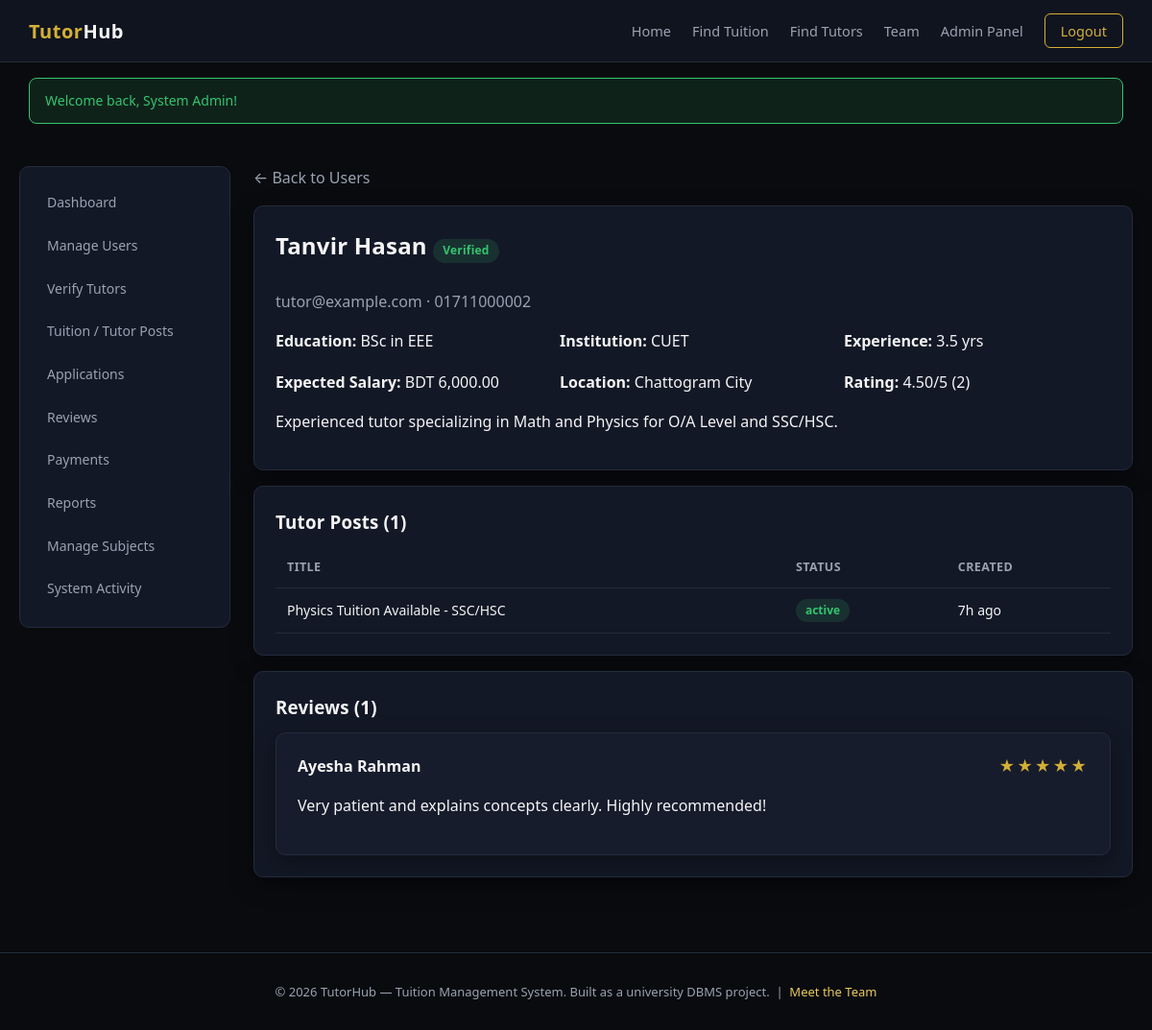
The app's page /admin/view_tutor.php?user_id=2 (signed in) with its own data.
### tables this page shows
CREATE TABLE tutor_profiles (
    tutor_profile_id INT AUTO_INCREMENT PRIMARY KEY,
    user_id INT NOT NULL UNIQUE,
    education VARCHAR(255),
    institution VARCHAR(150),
    experience_years DECIMAL(4,1) DEFAULT 0,
    expected_salary DECIMAL(10,2) DEFAULT 0,
    teaching_location VARCHAR(150),
    teaching_mode ENUM('online','offline','both') DEFAULT 'both',
    bio TEXT,
    is_profile_verified TINYINT(1) NOT NULL DEFAULT 0,
    avg_rating DECIMAL(3,2) DEFAULT 0,
    total_reviews INT DEFAULT 0,
    created_at TIMESTAMP DEFAULT CURRENT_TIMESTAMP,
    updated_at TIMESTAMP DEFAULT CURRENT_TIMESTAMP ON UPDATE CURRENT_TIMESTAMP,
    CONSTRAINT fk_tp_user FOREIGN KEY (user_id) REFERENCES users(user_id) ON DELETE CASCADE ON UPDATE CASCADE,
    INDEX idx_tp_rating (avg_rating),
    INDEX idx_tp_location (teaching_location)
);

CREATE TABLE users (
    user_id INT AUTO_INCREMENT PRIMARY KEY,
    full_name VARCHAR(120) NOT NULL,
    email VARCHAR(150) NOT NULL UNIQUE,
    password_hash VARCHAR(255) NOT NULL,
    phone VARCHAR(30),
    role ENUM('student','tutor','both','admin') NOT NULL DEFAULT 'student',
    gender ENUM('male','female','other') DEFAULT NULL,
    profile_photo VARCHAR(255) DEFAULT NULL,
    status ENUM('active','suspended') NOT NULL DEFAULT 'active',
    is_verified TINYINT(1) NOT NULL DEFAULT 0,
    created_at TIMESTAMP DEFAULT CURRENT_TIMESTAMP,
    updated_at TIMESTAMP DEFAULT CURRENT_TIMESTAMP ON UPDATE CURRENT_TIMESTAMP,
    INDEX idx_users_role (role),
    INDEX idx_users_status (status)
);

CREATE TABLE tutor_posts (
    tutor_post_id INT AUTO_INCREMENT PRIMARY KEY,
    tutor_profile_id INT NOT NULL,
    subject_id INT NOT NULL,
    title VARCHAR(160) NOT NULL,
    class_level VARCHAR(60),
    location VARCHAR(150),
    rate DECIMAL(10,2) DEFAULT 0,
    mode ENUM('online','offline','both') DEFAULT 'both',
    description TEXT,
    status ENUM('active','closed') NOT NULL DEFAULT 'active',
    created_at TIMESTAMP DEFAULT CURRENT_TIMESTAMP,
    updated_at TIMESTAMP DEFAULT CURRENT_TIMESTAMP ON UPDATE CURRENT_TIMESTAMP,
    CONSTRAINT fk_top_tutor FOREIGN KEY (tutor_profile_id) REFERENCES tutor_profiles(tutor_profile_id) ON DELETE CASCADE,
    CONSTRAINT fk_top_subject FOREIGN KEY (subject_id) REFERENCES subjects(subject_id) ON DELETE RESTRICT,
    INDEX idx_top_status (status),
    INDEX idx_top_location (location)
);

CREATE TABLE reviews (
    review_id INT AUTO_INCREMENT PRIMARY KEY,
    tuition_schedule_ref INT DEFAULT NULL,
    tuition_post_id INT NOT NULL,
    reviewer_user_id INT NOT NULL,
    reviewee_user_id INT NOT NULL,
    rating TINYINT NOT NULL,
    review_text TEXT,
    created_at TIMESTAMP DEFAULT CURRENT_TIMESTAMP,
    CONSTRAINT fk_rev_post FOREIGN KEY (tuition_post_id) REFERENCES tuition_posts(tuition_post_id) ON DELETE CASCADE,
    CONSTRAINT fk_rev_reviewer FOREIGN KEY (reviewer_user_id) REFERENCES users(user_id) ON DELETE CASCADE,
    CONSTRAINT fk_rev_reviewee FOREIGN KEY (reviewee_user_id) REFERENCES users(user_id) ON DELETE CASCADE,
    CONSTRAINT chk_rating CHECK (rating BETWEEN 1 AND 5),
    UNIQUE KEY uq_review_once (tuition_post_id, reviewer_user_id, reviewee_user_id)
);

### includes/functions.php (called while the page is built, shortened)
<?php
function e(string $value): string
{
    return htmlspecialchars($value, ENT_QUOTES, 'UTF-8');
}
function timeAgo(string $datetime): string
{
    $diff = time() - strtotime($datetime);
    if ($diff < 86400) return floor($diff / 3600) . 'h ago';
    return date('M j, Y', strtotime($datetime));
}
function money(float $amount): string
{
    return 'BDT ' . number_format($amount, 2);
}

### admin/view_tutor.php (the view, shortened to what this page needs)
<?php
$db = getDB();
$userId = (int) ($_GET['user_id'] ?? 0);
$profile = $db->prepare('SELECT tpf.*, u.full_name, u.email, u.phone, u.status FROM tutor_profiles tpf JOIN users u ON u.user_id = tpf.user_id WHERE tpf.user_id = ?');
$profile->execute([$userId]);
$profile = $profile->fetch();
$posts = $db->prepare('SELECT * FROM tutor_posts WHERE tutor_profile_id = ? ORDER BY created_at DESC');
$posts->execute([$profile['tutor_profile_id']]);
$posts = $posts->fetchAll();
$reviews = $db->prepare('SELECT r.*, u.full_name AS reviewer_name FROM reviews r JOIN users u ON u.user_id = r.reviewer_user_id WHERE r.reviewee_user_id = ? ORDER BY r.created_at DESC');
$reviews->execute([$userId]);
$reviews = $reviews->fetchAll();
include __DIR__ . '/../includes/header.php';
?>
<div class="dash-layout">
    <?php include __DIR__ . '/../includes/sidebar_admin.php'; ?>
    <div>
        <a href="<?= BASE_URL ?>/admin/users.php" class="text-muted">&larr; Back to Users</a>
        <div class="card mt-2">
            <div class="flex-between">
                <h2><?= e($profile['full_name']) ?> <?php if ($profile['is_profile_verified']): ?><span class="badge badge-active">Verified</span><?php else: ?><span class="badge badge-pending">Unverified</span><?php endif; ?></h2>
            </div>
            <p class="text-muted"><?= e($profile['email']) ?> &middot; <?= e($profile['phone'] ?? '') ?></p>
            <div class="grid grid-3 mt-2">
                <div><strong>Education:</strong> <?= e($profile['education'] ?? '-') ?></div>
                <div><strong>Institution:</strong> <?= e($profile['institution'] ?? '-') ?></div>
                <div><strong>Experience:</strong> <?= e($profile['experience_years']) ?> yrs</div>
                <div><strong>Expected Salary:</strong> <?= money($profile['expected_salary']) ?></div>
                <div><strong>Location:</strong> <?= e($profile['teaching_location'] ?? '-') ?></div>
                <div><strong>Rating:</strong> <?= e($profile['avg_rating']) ?>/5 (<?= (int)$profile['total_reviews'] ?>)</div>
            </div>
            <p class="mt-2"><?= nl2br(e($profile['bio'] ?? '')) ?></p>
        </div>
        <div class="card mt-2">
            <h3>Tutor Posts (<?= count($posts) ?>)</h3>
            <?php if (!$posts): ?><p class="empty-state">No posts.</p><?php else: ?>
            <table><tr><th>Title</th><th>Status</th><th>Created</th></tr>
                <?php foreach ($posts as $p): ?>
                <tr><td><?= e($p['title']) ?></td><td><span class="badge badge-<?= e($p['status']) ?>"><?= e($p['status']) ?></span></td><td><?= timeAgo($p['created_at']) ?></td></tr>
                <?php endforeach; ?>
            </table>
            <?php endif; ?>
        </div>
        <div class="card mt-2">
            <h3>Reviews (<?= count($reviews) ?>)</h3>
            <?php if (!$reviews): ?><p class="empty-state">No reviews.</p><?php else: ?>
                <?php foreach ($reviews as $r): ?>
                <div class="card" style="background:var(--bg-navy-light)">
                    <div class="flex-between"><strong><?= e($r['reviewer_name']) ?></strong><span class="rating-stars"><?= str_repeat('★',$r['rating']) . str_repeat('☆',5-$r['rating']) ?></span></div>
                    <p><?= nl2br(e($r['review_text'])) ?></p>
                </div>
                <?php endforeach; ?>
            <?php endif; ?>
        </div>
    </div>
</div>
<?php include __DIR__ . '/../includes/footer.php'; ?>

### assets/css/style.css (style rules this page uses)
:root { --bg-black: #0a0b0f; --bg-navy: #10141f; --bg-navy-light: #161c2c; --bg-card: #131826; --border-subtle: #232b3d; --gold: #d4af37; --gold-light: #e8c95f; --text-white: #f4f4f6; --text-muted: #9aa2b1; --danger: #e5484d; --success: #35c46f; --warning: #f0a83c; --radius: 10px; --shadow: 0 8px 24px rgba(0,0,0,0.35); }
* { box-sizing: border-box; }
body { margin: 0; font-family: 'Segoe UI', 'Inter', Roboto, Arial, sans-serif; background: var(--bg-black); color: var(--text-white); line-height: 1.55; }
a { color: var(--gold-light); text-decoration: none; }
h1, h2, h3, h4 { font-weight: 600; letter-spacing: 0.2px; margin: 0 0 12px; }
.card { background: var(--bg-card); border: 1px solid var(--border-subtle); border-radius: var(--radius); padding: 22px; box-shadow: var(--shadow); }
.card + .card { margin-top: 16px; }
.grid { display: grid; gap: 18px; }
.grid-3 { grid-template-columns: repeat(3, 1fr); }
table { width: 100%; border-collapse: collapse; font-size: 14px; }
th, td { padding: 11px 12px; border-bottom: 1px solid var(--border-subtle); text-align: left; }
th { color: var(--text-muted); font-weight: 600; font-size: 12.5px; text-transform: uppercase; letter-spacing: 0.4px; }
.badge { display: inline-block; padding: 3px 10px; border-radius: 20px; font-size: 12px; font-weight: 600; }
.badge-open, .badge-active, .badge-accepted, .badge-paid, .badge-present, .badge-completed, .badge-resolved { background: rgba(53,196,111,0.15); color: var(--success); }
.dash-layout { display: grid; grid-template-columns: 220px 1fr; gap: 24px; padding: 28px 20px; max-width: 1280px; margin: 0 auto; }
.text-muted { color: var(--text-muted); }
.flex-between { display: flex; align-items: center; justify-content: space-between; gap: 10px; flex-wrap: wrap; }
.mt-2 { margin-top: 16px; }
.rating-stars { color: var(--gold); letter-spacing: 2px; }

### records on screen
tutor_profiles: user.full_name "Tanvir Hasan", user.email "tutor@example.com", user.phone "01711000002", education "BSc in EEE", institution "CUET", experience_years "3.5", expected_salary "BDT 6,000.00", teaching_location "Chattogram City", avg_rating "4.50", total_reviews "2", bio "Experienced tutor specializing in Math and Physics for O/A Level and SSC/HSC."
tutor_posts: title "Physics Tuition Available - SSC/HSC", status "active", created_at "7h ago"
reviews: reviewer_user.full_name "Ayesha Rahman", rating "★★★★★", review_text "Very patient and explains concepts clearly. Highly recommended!"

### other values on screen
$f['message'] "Welcome back, System Admin!"
count($posts) "1"
count($reviews) "1"
